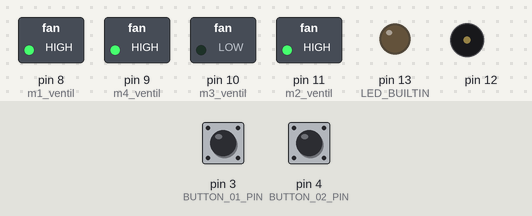
Simulated run of this sketch. Board: Arduino Uno, built with avr-gcc and run on an emulated ATmega328P. Shown: switched loads named in the sketch (green lamp = pin HIGH), output pins drawn as LEDs (lit = HIGH), buzzer (waves = sounding). The inputs (shaded band) are chosen by the test bench; at power-on: pin 4 (BUTTON_02_PIN) HIGH, pin 3 (BUTTON_01_PIN) HIGH. EEPROM starts erased; what the sketch prints to the serial monitor is not drawn.

Above: at 2.9 s.
3.0 s: pin 4 (BUTTON_02_PIN) pulled LOW for 0.15 s
At 10.1 s:
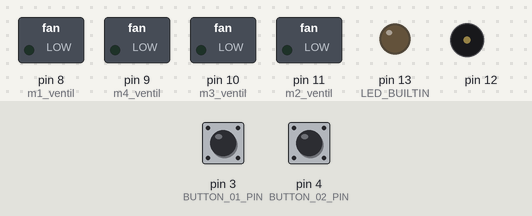
11.5 s: pin 4 (BUTTON_02_PIN) pulled LOW for 1 s
At 18.0 s:
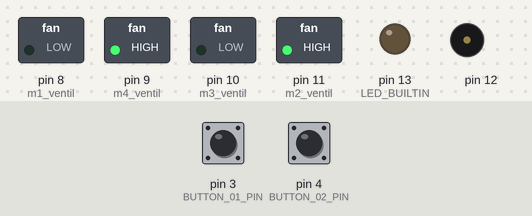
18.5 s: pin 4 (BUTTON_02_PIN) pulled LOW for 0.15 s
At 18.72 s:
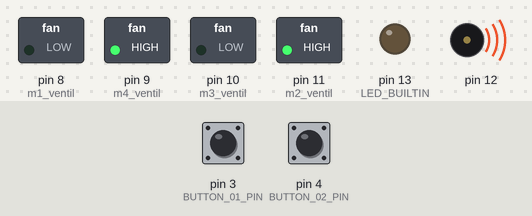
Timing chart, 0 to 21.5 s (numbered marks = the images above; inputs shaded):
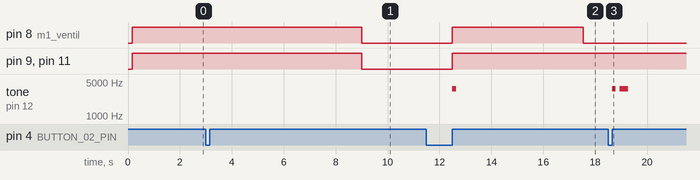

The sketch:

Osmose_control.ino
```cpp
// C++ code
//
#include <EasyBuzzer.h>
#include <EEPROM.h>
#include <EasyButton.h>
#define BUTTON_01_PIN 3
#define BUTTON_02_PIN 4
#define BAUDRATE 115200
EasyButton button_01(BUTTON_01_PIN);
EasyButton button_02(BUTTON_02_PIN);

char *main_osmose_status[] = { "Bereit", "Osmose Btn 1", "Osmose Btn 2", "Spülung", "Desinfektion",
                               "Reinwasser", "Auto_Stehwasserspülung"
                                             "Desinfektion" };
char *sub_osmose_status[] = { "Alles aus", "Membranspülung", "Stehwasserspülung",
                              "Reinwasser", "Int_Stehwasserspülung"
                                            "Desinfektion" };


int main_status_osmose_no = 0;
int sub_status_osmose_no = 0;
//int taster02_pin = 3;
//int taster03_pin = 4;
//int taster04_pin = 5;
int m1_ventil = 8;   // ausgang membranspülung;
int m2_ventil =11;   // wasserzufuhr
int m3_ventil = 10;  // ausgang reinwasser
int m4_ventil = 9;  // ausgang stehwasser;


bool taster01_state = HIGH;
bool taster02_state = HIGH;
bool taster03_state = HIGH;
bool taster04_state = HIGH;
bool taster_off = HIGH;
bool taster_on = LOW;
bool ventil_auf = HIGH;
bool ventil_zu = LOW;
float durchfluss_liter_sec = 0.017;       // defaulit 1 l/min = 1/60 = 0.017
float verhaeltnis_rein_spuel = 0.333333;  //default 1:3 = 0.3333333
float membranspuelung_ms = 5000;
float stehwasserspuelung_ms = 0;
float init_stehwasserspuelung_ms = 120000; // 2 min _ 120 sec.
//long intervall_stehwasserspuelung = (6L * 60L * 60L * 1000L);  // vor 6 Stunden))
long intervall_stehwasserspuelung = 21600000L;  //  6 Stunden))
long next_stehwasserspuelung;

float auto_stehwasserspuelung_ms = 5000;
long reinwasser_01_ms;
long reinwasser_02_ms;
long eeprom_reinwasser_01_ms = 10000;
long eeprom_reinwasser_02_ms = 10000;
float reinwasser_ms = 20000;
float tmp_reinwasser_ms = 3600000L;

float start_reinwasser_ms = 0;
float end_membranspuelung_ms = 4000;
float start_ms, process_ms, phasen_ms, start_phasen_ms, set_ms;
int zeitmessung_status = 0;
float zeitmessung_ms = 0;
bool set_01 = 0;
bool set_02 = 0;

String Z01 = "";


void setup() {

  EasyBuzzer.setPin(12);
  Serial.begin(9600);

  pinMode(BUTTON_01_PIN, 1);
  pinMode(BUTTON_02_PIN, 1);
  pinMode(LED_BUILTIN, OUTPUT);
  pinMode(m1_ventil, OUTPUT);  // Wasserzufuht
  pinMode(m2_ventil, OUTPUT);
  pinMode(m3_ventil, OUTPUT);
  pinMode(m4_ventil, OUTPUT);

  digitalWrite(m1_ventil, ventil_zu);
  digitalWrite(m2_ventil, ventil_zu);
  digitalWrite(m3_ventil, ventil_zu);
  digitalWrite(m4_ventil, ventil_zu);

  eeprom_reinwasser_01_ms = EEPROMReadlong(1);
  if (eeprom_reinwasser_01_ms < 10000) EEPROMWritelong(1, 10000);
  eeprom_reinwasser_02_ms = EEPROMReadlong(5);  //
  if (eeprom_reinwasser_02_ms < 10000) EEPROMWritelong(5, 10000);
  reinwasser_01_ms = EEPROMReadlong(1);
  reinwasser_02_ms = EEPROMReadlong(5);

  // Initialize the button.
  button_01.begin();
  button_02.begin();
  // Add the callback function to be called when the button is pressed for at least the given time.
  button_01.onPressedFor(2000, b01_onPressedForDuration);
  button_01.onPressed(b01_onPressed);

  button_02.onPressedFor(2000, b02_onPressedForDuration);
  button_02.onPressed(b02_onPressed);

  ausgabe("INIT", "", "", "", "","","");

  next_stehwasserspuelung =  millis();


}

void loop() {
  EasyBuzzer.update();

  button_01.read();
  button_02.read();
  if (millis() % 1000 == 0) {
    //Serial.write(27);Serial.write(91);Serial.write("3A"); // VT100 3x Cursor UP
    ausgabe(main_osmose_status[main_status_osmose_no],
            sub_osmose_status[sub_status_osmose_no],
            "Phasenzeit: " + String(start_phasen_ms) + " > " + String(start_phasen_ms - phasen_ms),
            "Rein01: " + String(reinwasser_01_ms),
            "Rein02: " + String(reinwasser_02_ms),
            "Next Spülung: "+ String(next_stehwasserspuelung),
            "Millis:" + String(millis()));
  }

  if (millis() >= next_stehwasserspuelung && main_status_osmose_no == 0)  // Auto_Spülung
  {
    reinwasser_ms=0;
    main_status_osmose_no =6;

  }


  if (main_status_osmose_no == 1 || main_status_osmose_no == 2 || main_status_osmose_no == 6)  // Osmose
  {
    process_ms = millis() - start_ms;
    if (set_01 == 1) process_ms = process_ms - (millis() - set_ms);
    if (process_ms >= 0 && process_ms <= membranspuelung_ms)  //Membranspülung
    {
      membranspuelung();
      sub_status_osmose_no = 1;
      start_phasen_ms = membranspuelung_ms / 1000;
      phasen_ms = round((membranspuelung_ms - process_ms) / 1000);
    }
    if (process_ms >= membranspuelung_ms && process_ms < membranspuelung_ms + stehwasserspuelung_ms)  //Stehwasserspülung
    {
      stehwasserspuelung();
      sub_status_osmose_no = 2;
      start_phasen_ms = stehwasserspuelung_ms / 1000;
      phasen_ms = round((membranspuelung_ms + stehwasserspuelung_ms - process_ms) / 1000);
      if (process_ms >= membranspuelung_ms  + stehwasserspuelung_ms-1000) next_stehwasserspuelung = millis()+intervall_stehwasserspuelung;
    }
    if (process_ms >= membranspuelung_ms + stehwasserspuelung_ms && process_ms <= membranspuelung_ms + stehwasserspuelung_ms + reinwasser_ms)  //Reinwasser
    {
      reinwasser();
      sub_status_osmose_no = 3;
      phasen_ms = (membranspuelung_ms + stehwasserspuelung_ms + reinwasser_ms - process_ms) / 1000;
      start_phasen_ms = reinwasser_ms / 1000;
    }
    if (process_ms >= membranspuelung_ms + stehwasserspuelung_ms + reinwasser_ms && process_ms <= membranspuelung_ms + stehwasserspuelung_ms + reinwasser_ms + end_membranspuelung_ms)  //Reinwasser
    {
      membranspuelung();
      sub_status_osmose_no = 1;
      start_phasen_ms = end_membranspuelung_ms / 1000;
      phasen_ms = round((membranspuelung_ms + stehwasserspuelung_ms + reinwasser_ms + end_membranspuelung_ms - process_ms) / 1000);
    }
    if (process_ms >= membranspuelung_ms + stehwasserspuelung_ms + reinwasser_ms + end_membranspuelung_ms)  //Alles aus
    {
      alles_aus();
      sub_status_osmose_no = 0;
      main_status_osmose_no = 0;
    }

  }
  else if  (main_status_osmose_no == 0) alles_aus();

  //membranspuelung(5); // 5sec.
  //stehwasserspuelung(0.1); // 0.1 liter
  //reinwasser(1); // 1 literffff
  // } else {
  // turn LED off
  //digitalWrite(LED_BUILTIN, LOW);
  //}
  //delay(10); // Delay a little bit to improve simulation performance
}
void membranspuelung()  //M1 + M2 + M4
{
  //display_output(1,  "Membransp.");
  digitalWrite(m1_ventil, ventil_auf);
  digitalWrite(m2_ventil, ventil_auf);
  digitalWrite(m3_ventil, ventil_zu);
  digitalWrite(m4_ventil, ventil_auf);

  return;
}
void stehwasserspuelung()  //M2 + M4
{
  digitalWrite(m1_ventil, ventil_zu);
  digitalWrite(m2_ventil, ventil_auf);
  digitalWrite(m3_ventil, ventil_zu);
  digitalWrite(m4_ventil, ventil_auf);

  return;
}

void reinwasser() {    //M2 + M3
  digitalWrite(m1_ventil, ventil_zu);
  digitalWrite(m2_ventil, ventil_auf);
  digitalWrite(m3_ventil, ventil_auf);
  digitalWrite(m4_ventil, ventil_zu);
  return;
}

void alles_aus()
{
  digitalWrite(m1_ventil, ventil_zu);
  digitalWrite(m2_ventil, ventil_zu);
  digitalWrite(m3_ventil, ventil_zu);
  digitalWrite(m4_ventil, ventil_zu);
  return;
}

void b01_onPressedForDuration() {
  Serial.println("Button_01 Long pressed");
  if (sub_status_osmose_no == 3 && main_status_osmose_no == 1 && zeitmessung_status == 0) {
    zeitmessung_status = 1;
    reinwasser_ms = 3600000;
    EasyBuzzer.beep(
      1500,  // Frequency in hertz(HZ).
      500,   // On Duration in milliseconds(ms).
      500,   // Off Duration in milliseconds(ms).
      1,     // The number of beeps per cycle.
      1000,  // Pause duration.
      1);    // The number of cycle.

  } else if (sub_status_osmose_no == 3 && main_status_osmose_no == 1 && zeitmessung_status == 1) {
    zeitmessung_status = 0;
    reinwasser_ms = (start_phasen_ms - phasen_ms) * 1000L;
    reinwasser_01_ms = reinwasser_ms;
    EEPROMWritelong(1, reinwasser_01_ms);
    EasyBuzzer.beep(
      1500,  // Frequency in hertz(HZ).
      500,   // On Duration in milliseconds(ms).
      100,   // Off Duration in milliseconds(ms).
      1,     // The number of beeps per cycle.
      500,   // Pause duration.
      2);    // The number of cycle.
  }
}

void b02_onPressedForDuration() {
  Serial.println("Button_02 Long pressed");
  if (sub_status_osmose_no == 3 && main_status_osmose_no == 2 && zeitmessung_status == 0) {
    zeitmessung_status = 1;
    reinwasser_ms = 3600000;
    EasyBuzzer.beep(
      1500,  // Frequency in hertz(HZ).
      500,   // On Duration in milliseconds(ms).
      500,   // Off Duration in milliseconds(ms).
      1,     // The number of beeps per cycle.
      1000,  // Pause duration.
      1);    // The number of cycle.

  } else if (sub_status_osmose_no == 3 && main_status_osmose_no == 2 && zeitmessung_status == 1) {
    zeitmessung_status = 0;
    reinwasser_ms = (start_phasen_ms - phasen_ms) * 1000L;
    reinwasser_02_ms = reinwasser_ms;
    EEPROMWritelong(5, reinwasser_02_ms);
    EasyBuzzer.beep(
      1500,  // Frequency in hertz(HZ).
      500,   // On Duration in milliseconds(ms).
      100,   // Off Duration in milliseconds(ms).
      1,     // The number of beeps per cycle.
      500,   // Pause duration.
      2);    // The number of cycle.
  }
}

void b01_onPressed() {


  Serial.println("Button_01 short pressed");
  if (sub_status_osmose_no == 0) {
    // Alles aus

    sub_status_osmose_no = 1;
    main_status_osmose_no = 1;
    reinwasser_ms = reinwasser_01_ms;
    if (millis() >= next_stehwasserspuelung) stehwasserspuelung_ms= init_stehwasserspuelung_ms;
    else stehwasserspuelung_ms= 0;
    start_ms = millis();
    EasyBuzzer.beep(
      3600,  // Frequency in hertz(HZ).
      150,   // On Duration in milliseconds(ms).
      150,   // Off Duration in milliseconds(ms).
      1,     // The number of beeps per cycle.
      1000,  // Pause duration.
      1);    // The number of cycle.


  } else if (main_status_osmose_no == 1) {
    sub_status_osmose_no = 0;
    main_status_osmose_no = 0;
    EasyBuzzer.beep(
      3600,  // Frequency in hertz(HZ).
      150,   // On Duration in milliseconds(ms).
      150,   // Off Duration in milliseconds(ms).
      2,     // The number of beeps per cycle.
      1000,  // Pause duration.
      1);    // The number of cycle.
  }
}

void b02_onPressed() {


  Serial.println("Button_02 short pressed");
  if (sub_status_osmose_no == 0) {
    // Alles aus

    sub_status_osmose_no = 1;
    main_status_osmose_no = 2;
    reinwasser_ms = reinwasser_02_ms;
    if (millis() >= next_stehwasserspuelung) stehwasserspuelung_ms= init_stehwasserspuelung_ms;
    else stehwasserspuelung_ms= 0;
    start_ms = millis();
    EasyBuzzer.beep(
      3600,  // Frequency in hertz(HZ).
      150,   // On Duration in milliseconds(ms).
      150,   // Off Duration in milliseconds(ms).
      1,     // The number of beeps per cycle.
      1000,  // Pause duration.
      1);    // The number of cycle.


  } else if (main_status_osmose_no == 2) {
    sub_status_osmose_no = 0;
    main_status_osmose_no = 0;
    EasyBuzzer.beep(
      3600,  // Frequency in hertz(HZ).
      150,   // On Duration in milliseconds(ms).
      150,   // Off Duration in milliseconds(ms).
      2,     // The number of beeps per cycle.
      1000,  // Pause duration.
      1);    // The number of cycle.
  }
}
void ausgabe(String Z01, String Z02, String Z03, String Z04, String Z05,String Z06,String Z07) {
  Serial.write(27);
  Serial.write(91);
  Serial.write("10A");  // VT100 5x Cursor UP
  Serial.print(Z01);
  Serial.println("                         ");
  Serial.print(Z02);
  Serial.println("                         ");
  Serial.print(Z03);
  Serial.println("                         ");
  Serial.print(Z04);
  Serial.println("                         ");
  Serial.print(Z05);
  Serial.println("                         ");
  Serial.print(Z06);
  Serial.println("                         ");
  Serial.print(Z07);
  Serial.println("                         ");
}

void EEPROMWritelong(int address, long value) {
  byte four = (value & 0xFF);
  byte three = ((value >> 8) & 0xFF);
  byte two = ((value >> 16) & 0xFF);
  byte one = ((value >> 24) & 0xFF);

  EEPROM.update(address, four);
  EEPROM.update(address + 1, three);
  EEPROM.update(address + 2, two);
  EEPROM.update(address + 3, one);
}

long EEPROMReadlong(long address) {
  long four = EEPROM.read(address);
  long three = EEPROM.read(address + 1);
  long two = EEPROM.read(address + 2);
  long one = EEPROM.read(address + 3);

  return ((four << 0) & 0xFF) + ((three << 8) & 0xFFFF) + ((two << 16) & 0xFFFFFF) + ((one << 24) & 0xFFFFFFFF);
}
```

Measured:
- after the input at 3.0 s, pin 8 (m1_ventil), pin 9 (m4_ventil), pin 11 (m2_ventil): HIGH → LOW after 6.0 s instead of 6.3 s
- after the input at 11.5 s, pin 8 (m1_ventil): LOW → HIGH after 1.0 s, → LOW 5.0 s later; pin 9 (m4_ventil), pin 11 (m2_ventil): LOW → HIGH after 1.0 s; tone on pin 12: silent → 3600 Hz after 1.0 s, → silent 0.15 s later
- after the input at 18.5 s, tone on pin 12: silent → 3600 Hz after 0.15 s, → silent 0.15 s later, → 3600 Hz 0.15 s later, → silent 0.33 s later
